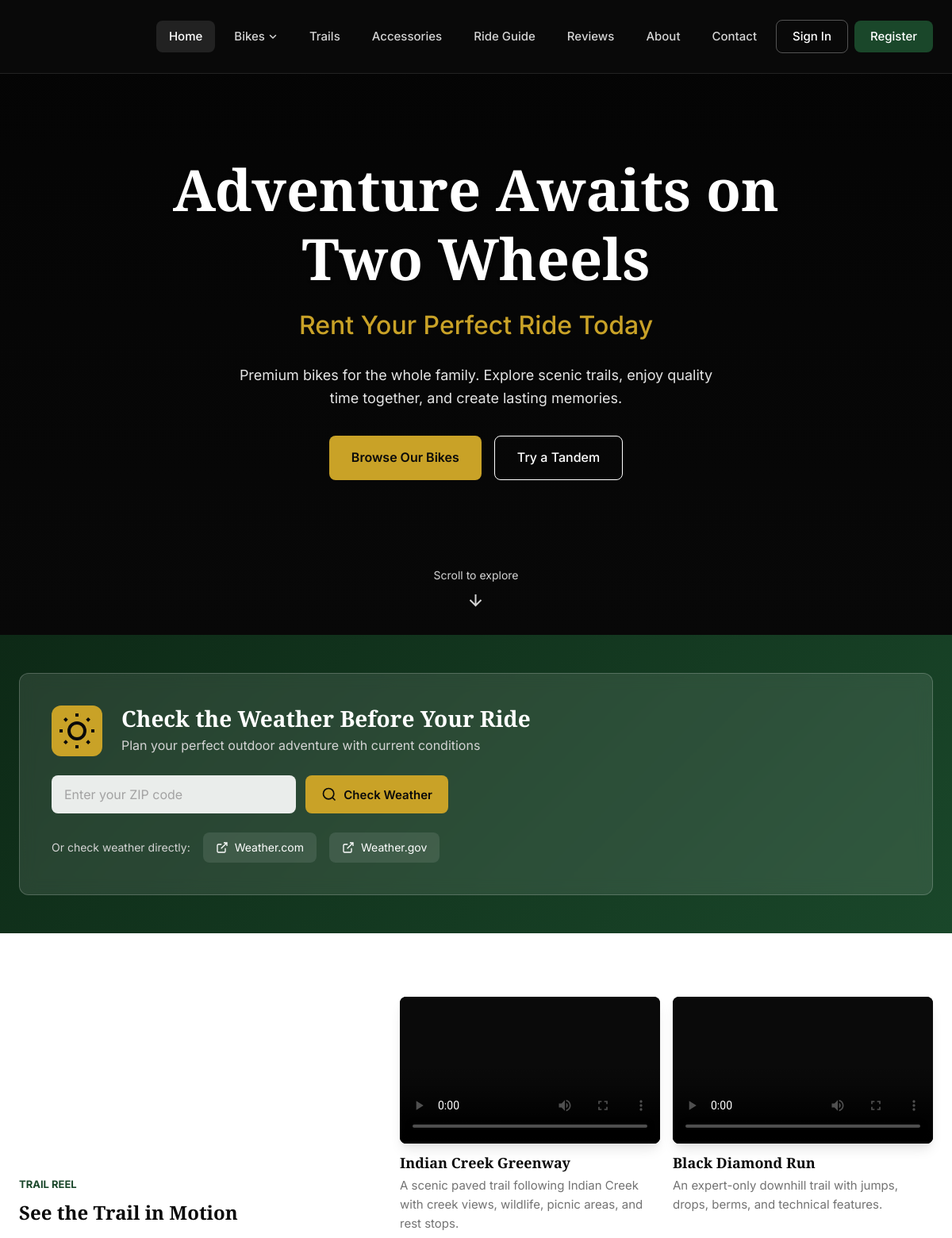
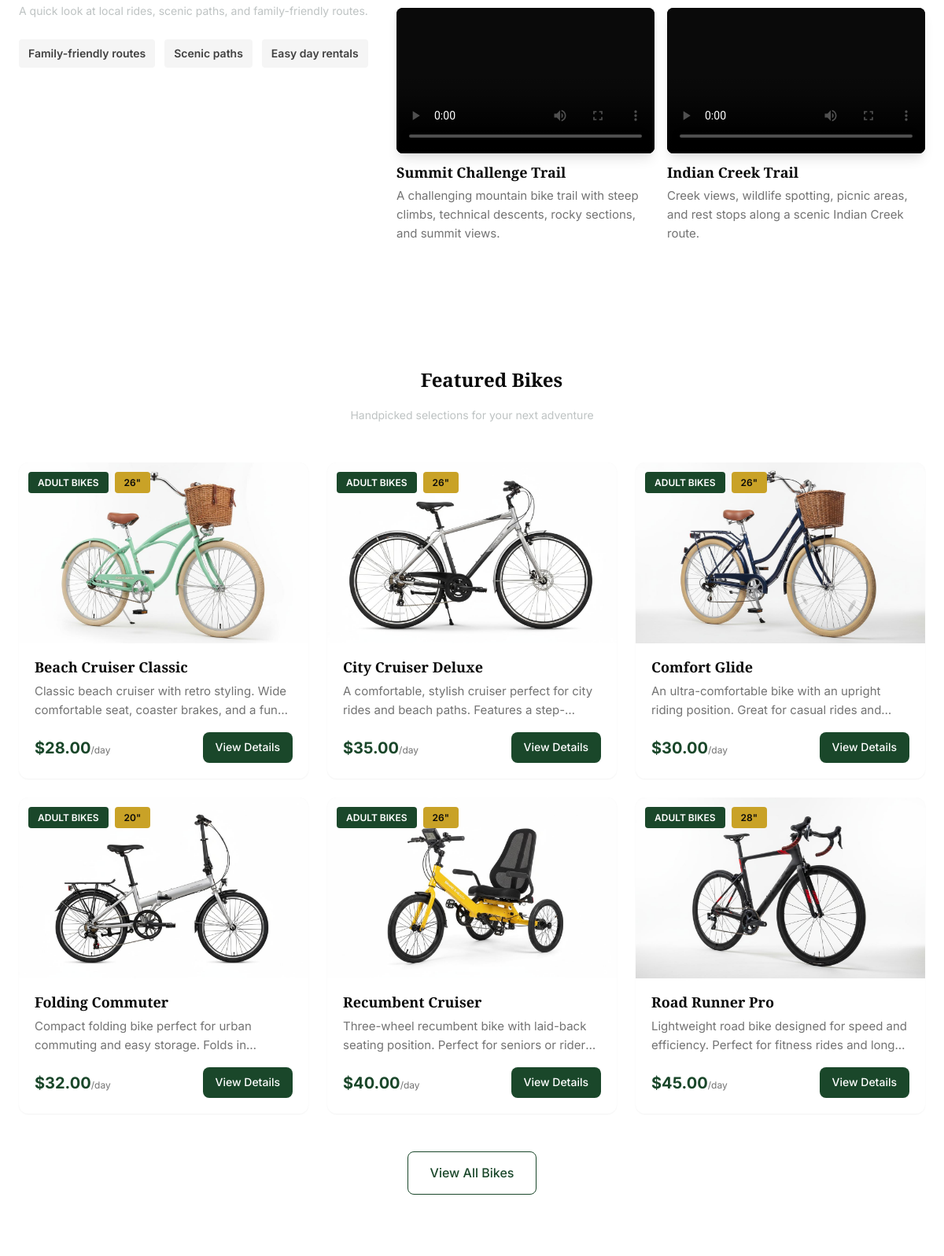
The page / (upper part) on the database its author committed (2 pictures, top to bottom).
### bikes/models.py (models this page shows, shortened)
class Bike(models.Model):
    BIKE_TYPES = [
        ('adult', 'Adult Bike'),
        ('kids', 'Kids Bike'),
        ('mountain', 'Mountain Bike'),
        ('tandem', 'Tandem Bike'),
    ]
    STATUS_CHOICES = [
        ('maintenance', 'At Dock'),
        ('in_use', 'On Trail'),
        ('available', 'In Shop')
    ]
    name = models.CharField(max_length=200)
    slug = models.SlugField(unique=True)
    serial_number = models.CharField(
        max_length=50,
        unique=True,
        null=True,
        blank=True,
        help_text="Unique ID for this physical unit (e.g., ICC-101)"
    )
    category = models.ForeignKey(
        BikeCategory,
        on_delete=models.CASCADE,
        related_name='bikes'
    )
    bike_type = models.CharField(max_length=20, choices=BIKE_TYPES)
    size = models.ForeignKey(
        BikeSize,
        on_delete=models.SET_NULL,
        null=True,
        blank=True,
        related_name='bikes'
    )
    description = models.TextField()
    features = models.TextField(help_text="List key features, one per line")
    price_per_day = models.DecimalField(max_digits=8, decimal_places=2)
    price_per_hour = models.DecimalField(max_digits=8, decimal_places=2, null=True, blank=True)
    image = models.ImageField(upload_to='bikes/', blank=True, null=True)
    is_available = models.BooleanField(default=True)
    is_maintenance = models.BooleanField(default=False, help_text="Bike is under maintenance")
    maintenance_note = models.TextField(blank=True, help_text="Reason for maintenance")
    location = models.ForeignKey(
        'locations.Location',
        on_delete=models.SET_NULL,
        null=True,
        blank=True,
        related_name='bikes'
    )
    status = models.CharField(
        max_length=20,
        choices=STATUS_CHOICES,
        default='available'
    )
    created_at = models.DateTimeField(auto_now_add=True)
    updated_at = models.DateTimeField(auto_now=True)
    class Meta:
        ordering = ['category', 'name']

class BikeCategory(models.Model):
    name = models.CharField(max_length=100, unique=True)
    slug = models.SlugField(unique=True)
    description = models.TextField()
    image = models.ImageField(upload_to='categories/', blank=True, null=True)
    display_order = models.PositiveIntegerField(default=0)
    is_active = models.BooleanField(default=True)
    class Meta:
        verbose_name = 'Bike Category'
        verbose_name_plural = 'Bike Categories'
        ordering = ['display_order', 'name']

class BikeSize(models.Model):
    size_inches = models.PositiveIntegerField(unique=True)
    description = models.TextField(help_text="Description of who this size fits")
    recommended_height = models.CharField(max_length=100, help_text="Recommended rider height range")
    recommended_age = models.CharField(max_length=100, blank=True, help_text="Recommended age range")
    class Meta:
        ordering = ['size_inches']

### core/views.py (the view)
# urls.py: path('', views.home, name='home'),
def home(request):
    featured_bikes = Bike.objects.filter(
        is_available=True,
        is_maintenance=False
    ).select_related('category')[:6]
    featured_reviews = Review.objects.filter(
        is_approved=True,
        is_featured=True
    ).select_related('user')[:6]
    featured_trails = Trail.objects.filter(is_featured=True)[:3]
    categories = BikeCategory.objects.all()
    adult_count = Bike.objects.filter(category__slug='adult-bikes', is_available=True).count()
    kids_count = Bike.objects.filter(category__slug='kids-bikes', is_available=True).count()
    mountain_count = Bike.objects.filter(category__slug='mountain-bikes', is_available=True).count()
    tandem_count = Bike.objects.filter(category__slug='tandem-bikes', is_available=True).count()
    weather_form = WeatherZipForm()
    context = {
        'featured_bikes': featured_bikes,
        'featured_reviews': featured_reviews,
        'featured_trails': featured_trails,
        'categories': categories,
        'weather_form': weather_form,
        'adult_count': adult_count,
        'kids_count': kids_count,
        'mountain_count': mountain_count,
        'tandem_count': tandem_count,
    }
    return render(request, 'core/home.html', context)

### core/forms.py
class WeatherZipForm(forms.Form):
    zip_code = forms.CharField(
        max_length=10,
        widget=forms.TextInput(attrs={
            'class': 'form-control',
            'placeholder': 'Enter ZIP code',
            'id': 'weather-zip-input'
        })
    )

### accounts/models.py (called while the page is built)
    def get_full_name(self):
        return f"{self.first_name} {self.last_name}".strip() or self.username

    def get_initials(self):
        if self.first_name and self.last_name:
            return f"{self.first_name[0]}{self.last_name[0]}".upper()
        return self.username[:2].upper()

### reviews/models.py (called while the page is built)
    @property
    def rating_stars(self):
        return range(self.rating)

### templates/core/home.html (shortened to what this page needs)
{% extends 'base.html' %}
{% load static %}
{% block content %}
<section class="hero" style="background-color: black;">
    <div class="hero-overlay"></div>
    <div class="hero-content">
        <div class="container">
            <h1 class="hero-title">Adventure Awaits on Two Wheels</h1>
            <p class="hero-subtitle">Rent Your Perfect Ride Today</p>
            <p class="hero-description">Premium bikes for the whole family. Explore scenic trails, enjoy quality time together, and create lasting memories.</p>
            <div class="hero-buttons">
                <a href="{% url 'bike_list' %}" class="btn btn-primary btn-lg">Browse Our Bikes</a>
                <a href="{% url 'bike_list' %}?category=tandem-bikes" class="btn btn-outline btn-lg">Try a Tandem</a>
            </div>
        </div>
    </div>
    <div class="hero-scroll">
        <span>Scroll to explore</span>
        <svg width="24" height="24" viewBox="0 0 24 24" fill="none" stroke="currentColor" stroke-width="2">
            <path d="M12 5v14M5 12l7 7 7-7"/>
        </svg>
    </div>
</section>
<section class="weather-section">
    <div class="container">
        <div class="weather-card">
            <div class="weather-header">
                <div class="weather-icon-main">
                    <svg width="48" height="48" viewBox="0 0 24 24" fill="none" stroke="currentColor" stroke-width="2">
                        <circle cx="12" cy="12" r="5"/>
                        <path d="M12 1v2M12 21v2M4.22 4.22l1.42 1.42M18.36 18.36l1.42 1.42M1 12h2M21 12h2M4.22 19.78l1.42-1.42M18.36 5.64l1.42-1.42"/>
                    </svg>
                </div>
                <div class="weather-header-text">
                    <h2 class="weather-title">Check the Weather Before Your Ride</h2>
                    <p class="weather-subtitle">Plan your perfect outdoor adventure with current conditions</p>
                </div>
            </div>
            <form class="weather-form" id="weather-form" onsubmit="return checkWeather(event);">
                <div class="weather-input-group">
                    <input type="text" id="weather-zip" class="form-control" placeholder="Enter your ZIP code" maxlength="10" required>
                    <button type="submit" class="btn btn-primary">
                        <svg width="20" height="20" viewBox="0 0 24 24" fill="none" stroke="currentColor" stroke-width="2">
                            <circle cx="11" cy="11" r="8"/>
                            <path d="M21 21l-4.35-4.35"/>
                        </svg>
                        Check Weather
                    </button>
                </div>
            </form>
            <div class="weather-links">
                <p>Or check weather directly:</p>
                <a href="https://weather.com" target="_blank" rel="noopener" class="weather-link">
                    <svg width="16" height="16" viewBox="0 0 24 24" fill="none" stroke="currentColor" stroke-width="2">
                        <path d="M18 13v6a2 2 0 01-2 2H5a2 2 0 01-2-2V8a2 2 0 012-2h6M15 3h6v6M10 14L21 3"/>
                    </svg>
                    Weather.com
                </a>
                <a href="https://www.weather.gov" target="_blank" rel="noopener" class="weather-link">
                    <svg width="16" height="16" viewBox="0 0 24 24" fill="none" stroke="currentColor" stroke-width="2">
                        <path d="M18 13v6a2 2 0 01-2 2H5a2 2 0 01-2-2V8a2 2 0 012-2h6M15 3h6v6M10 14L21 3"/>
                    </svg>
                    Weather.gov
                </a>
            </div>
        </div>
    </div>
</section>
<section class="ride-reel-section section">
    <div class="container">
        <div class="ride-reel-layout">
            <div class="ride-reel-copy">
                <span class="eyebrow">Trail Reel</span>
                <h2 class="section-title">See the Trail in Motion</h2>
                <p class="section-subtitle">A quick look at local rides, scenic paths, and family-friendly routes.</p>
                <div class="reel-highlights">
                    <span>Family-friendly routes</span>
                    <span>Scenic paths</span>
                    <span>Easy day rentals</span>
                </div>
            </div>
            <div class="ride-reel-grid">
                <article class="ride-reel-card">
                    <div class="ride-reel-video-wrap">
                        <video class="ride-reel-video" controls preload="metadata" poster="{% static 'images/hero/family-biking-hero.jpg' %}">
                            <source src="{% static 'videos/ride-reel.mp4' %}" type="video/mp4">
                        </video>
                    </div>
                    <h3>Indian Creek Greenway</h3>
                    <p>A scenic paved trail following Indian Creek with creek views, wildlife, picnic areas, and rest stops.</p>
                </article>
                <article class="ride-reel-card">
                    <div class="ride-reel-video-wrap">
                        <video class="ride-reel-video" controls preload="metadata" poster="{% static 'images/hero/family-biking-hero.jpg' %}">
                            <source src="{% static 'videos/scenic-forest-ride.mp4' %}" type="video/mp4">
                        </video>
                    </div>
                    <h3>Black Diamond Run</h3>
                    <p>An expert-only downhill trail with jumps, drops, berms, and technical features.</p>
                </article>
                <article class="ride-reel-card">
                    <div class="ride-reel-video-wrap">
                        <video class="ride-reel-video" controls preload="metadata" poster="{% static 'images/hero/family-biking-hero.jpg' %}">
                            <source src="{% static 'videos/summit-challenge-trail-reel.mp4' %}" type="video/mp4">
                        </video>
                    </div>
                    <h3>Summit Challenge Trail</h3>
                    <p>A challenging mountain bike trail with steep climbs, technical descents, rocky sections, and summit views.</p>
                </article>
                <article class="ride-reel-card">
                    <div class="ride-reel-video-wrap">
                        <video class="ride-reel-video" controls preload="metadata" poster="{% static 'images/hero/family-biking-hero.jpg' %}">
                            <source src="{% static 'videos/hero-bike-riders.mp4' %}" type="video/mp4">
                        </video>
                    </div>
                    <h3>Indian Creek Trail</h3>
                    <p>Creek views, wildlife spotting, picnic areas, and rest stops along a scenic Indian Creek route.</p>
                </article>
            </div>
        </div>
    </div>
</section>
<section class="featured-bikes section">
    <div class="container">
        <div class="section-header">
            <h2 class="section-title">Featured Bikes</h2>
            <p class="section-subtitle">Handpicked selections for your next adventure</p>
        </div>
        <div class="bike-grid">
            {% for bike in featured_bikes %}
            <div class="bike-card">
                <div class="bike-image">
                    {% if bike.image %}
                    <img src="{{ bike.image.url }}" alt="{{ bike.name }}">
                    {% endif %}
                    <div class="bike-badges">
                        <span class="bike-badge">{{ bike.category.name }}</span>
                        {% if bike.size %}
                        <span class="bike-badge badge-secondary">{{ bike.size.size_inches }}"</span>
                        {% endif %}
                    </div>
                </div>
                <div class="bike-content">
                    <h3 class="bike-name">{{ bike.name }}</h3>
                    <p class="bike-description">{{ bike.description|truncatewords:15 }}</p>
                    <div class="bike-footer">
                        <span class="bike-price">${{ bike.price_per_day }}<small>/day</small></span>
                        <a href="{% url 'bike_detail' slug=bike.slug %}" class="btn btn-primary btn-sm">View Details</a>
                    </div>
                </div>
            </div>
            {% empty %}
            <div class="empty-state">
                <p>No bikes available at the moment. Please check back soon!</p>
            </div>
            {% endfor %}
        </div>
        <div class="section-cta">
            <a href="{% url 'bike_list' %}" class="btn btn-outline btn-lg">View All Bikes</a>
        </div>
    </div>
</section>
{% endblock %}

### static/css/reservations.css (style rules this page uses)
.section-subtitle { color: #bec3c3; font-size: 14px; }

### static/css/profile.css (style rules this page uses)
.section-title { font-size: 1.5rem; margin-bottom: 20px; margin-left: 50px; }

### rows shown on the page
Bike: image (picture), category.name "ADULT BIKES", size.size_inches "26", name "Beach Cruiser Classic", description "Classic beach cruiser with retro styling. Wide comfortable seat, coaster brakes, and a…", price_per_day "28.00"
Bike: image (picture), category.name "ADULT BIKES", size.size_inches "26", name "City Cruiser Deluxe", description "A comfortable, stylish cruiser perfect for city rides and beach paths. Features…", price_per_day "35.00"
Bike: image (picture), category.name "ADULT BIKES", size.size_inches "26", name "Comfort Glide", description "An ultra-comfortable bike with an upright riding position. Great for casual rides…", price_per_day "30.00"
Bike: image (picture), category.name "ADULT BIKES", size.size_inches "20", name "Folding Commuter", description "Compact folding bike perfect for urban commuting and easy storage. Folds…", price_per_day "32.00"
Bike: image (picture), category.name "ADULT BIKES", size.size_inches "26", name "Recumbent Cruiser", description "Three-wheel recumbent bike with laid-back seating position. Perfect for seniors or…", price_per_day "40.00"
Bike: image (picture), category.name "ADULT BIKES", size.size_inches "28", name "Road Runner Pro", description "Lightweight road bike designed for speed and efficiency. Perfect for fitness rides…", price_per_day "45.00"
